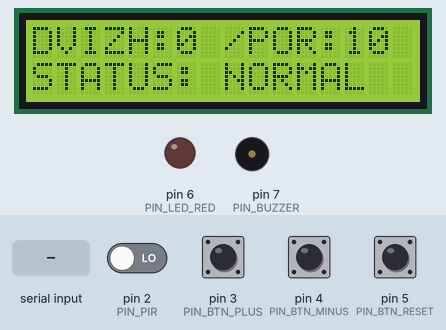
Recording of a sketch running on a simulated Arduino Uno, built with avr-gcc and run on an emulated ATmega328P. Parts: 16×2 character LCD, output pins drawn as LEDs (lit = HIGH), buzzer (waves = sounding). Inputs (shaded band) come from the test bench; at power-on: pin 3 (PIN_BTN_PLUS), pin 4 (PIN_BTN_MINUS), pin 5 (PIN_BTN_RESET) HIGH, pin 2 (PIN_PIR) LOW. What the sketch prints to the serial monitor is not drawn.

Above: at 2.5 s.
2.6 s: "SET:90\n" received over Serial
At 3.8 s:
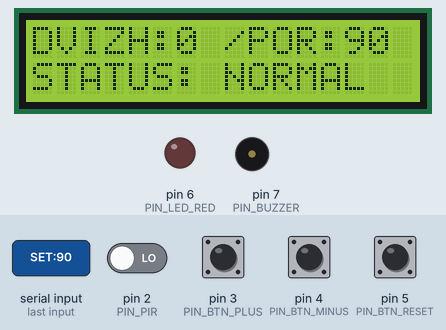
4.1 s: pin 2 (PIN_PIR) driven HIGH
At 5.1 s:
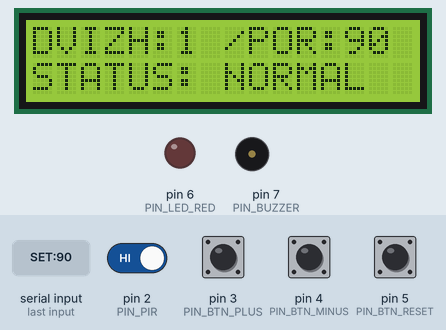
5.6 s: pin 3 (PIN_BTN_PLUS) pulled LOW for 0.15 s
At 6.3 s:
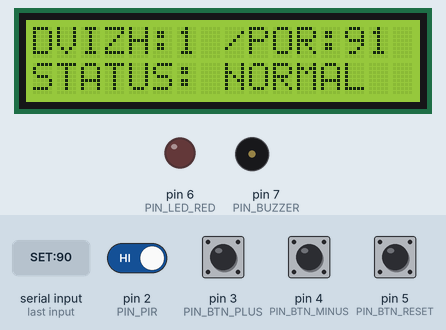
7.2 s: pin 5 (PIN_BTN_RESET) pulled LOW for 0.15 s
At 7.6 s:
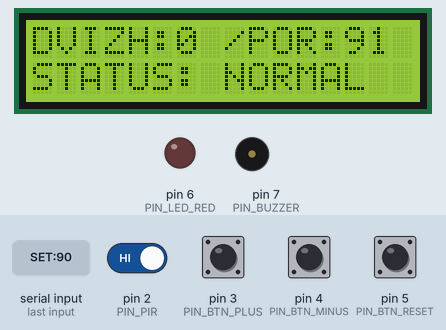
8.8 s: pin 3 (PIN_BTN_PLUS) pulled LOW for 1 s
At 10.0 s:
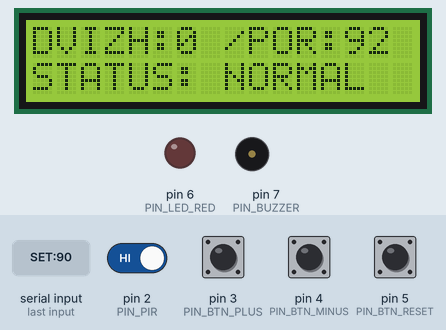
Timing chart, 0 to 11.8 s (numbered marks = the images above; inputs shaded):
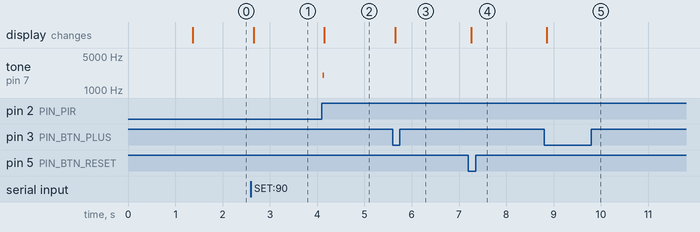

The sketch:

Project4_MotionCounter.ino
```cpp
#include <Wire.h>
#include <LiquidCrystal_I2C.h>

// ========================================================
// Проект 4: Счётчик движений с настраиваемым порогом
// Курсовой проект для специальности 09.02.01 (Wokwi Backend)
// ========================================================

LiquidCrystal_I2C lcd(0x27, 16, 2);

// Назначение пинов
const int PIN_PIR        = 2; // PIR датчик движения (OUT)
const int PIN_BTN_PLUS   = 3; // Кнопка [+] (Увеличить порог)
const int PIN_BTN_MINUS  = 4; // Кнопка [-] (Уменьшить порог)
const int PIN_BTN_RESET  = 5; // Кнопка [Сброс счетчика]
const int PIN_LED_RED    = 6; // Красный светодиод (Превышение)
const int PIN_BUZZER     = 7; // Пьезо-зуммер (Тревога)

// Переменные логики
int motionCount = 0;          // Текущее число движений
int threshold   = 10;         // Порог по умолчанию (10)
bool lastPirState = LOW;

// Таймеры
unsigned long lastSerialSend = 0;
unsigned long lastBtnCheck   = 0;
unsigned long lastLcdUpdate  = 0;
unsigned long lastAlarmBeep  = 0;

// Подавление дребезга кнопок
bool lastPlusState  = HIGH;
bool lastMinusState = HIGH;
bool lastResetState = HIGH;

void updateLcd();

void setup() {
  Serial.begin(9600);

  pinMode(PIN_PIR, INPUT);
  pinMode(PIN_BTN_PLUS,  INPUT_PULLUP);
  pinMode(PIN_BTN_MINUS, INPUT_PULLUP);
  pinMode(PIN_BTN_RESET, INPUT_PULLUP);

  pinMode(PIN_LED_RED, OUTPUT);
  pinMode(PIN_BUZZER,  OUTPUT);
  digitalWrite(PIN_LED_RED, LOW);
  noTone(PIN_BUZZER);

  lcd.init();
  lcd.backlight();
  lcd.clear();
  lcd.setCursor(0, 0);
  lcd.print("PIR COUNTER v1.0");
  lcd.setCursor(0, 1);
  lcd.print("WARMING SENSOR..");
  delay(1200);
  lcd.clear();

  updateLcd();
}

void loop() {
  unsigned long now = millis();

  // 1. Опрос кнопок управления
  handleButtons(now);

  // 2. Детекция движения с PIR датчика (отслеживаем фронт LOW -> HIGH)
  bool currentPir = digitalRead(PIN_PIR);
  if (currentPir == HIGH && lastPirState == LOW) {
    motionCount++;
    tone(PIN_BUZZER, 2000, 30); // Короткий щелчок подтверждения
    updateLcd();
  }
  lastPirState = currentPir;

  // 3. Проверка превышения порога
  bool isAlarm = (motionCount > threshold);
  if (isAlarm) {
    digitalWrite(PIN_LED_RED, HIGH);
    // Частый прерывистый писк
    if (now - lastAlarmBeep >= 300) {
      lastAlarmBeep = now;
      tone(PIN_BUZZER, 1600, 100);
    }
  } else {
    digitalWrite(PIN_LED_RED, LOW);
  }

  // 4. Периодическое обновление LCD
  if (now - lastLcdUpdate >= 250) {
    lastLcdUpdate = now;
    updateLcd();
  }

  // 5. Отправка данных в COM-порт (раз в 1 секунду)
  if (now - lastSerialSend >= 1000) {
    lastSerialSend = now;
    // Формат для Java: COUNT:5;LIMIT:10;STATUS:NORMAL
    Serial.print("COUNT:");
    Serial.print(motionCount);
    Serial.print(";LIMIT:");
    Serial.print(threshold);
    Serial.print(";STATUS:");
    Serial.println(isAlarm ? "ALERT" : "NORMAL");
  }

  // 6. Прием команд управления от Java приложения
  if (Serial.available() > 0) {
    String cmd = Serial.readStringUntil('\n');
    cmd.trim();
    if (cmd == "RESET" || cmd == "CMD:RESET") {
      motionCount = 0;
      updateLcd();
      Serial.println("ACK:COUNT_RESET");
    } else if (cmd.startsWith("SET:")) {
      int newThreshold = cmd.substring(4).toInt();
      if (newThreshold > 0 && newThreshold <= 999) {
        threshold = newThreshold;
        updateLcd();
        Serial.print("ACK:THRESHOLD_SET=");
        Serial.println(threshold);
      }
    } else if (cmd == "STATUS") {
      Serial.print("COUNT:");
      Serial.print(motionCount);
      Serial.print(";LIMIT:");
      Serial.print(threshold);
      Serial.print(";STATUS:");
      Serial.println(isAlarm ? "ALERT" : "NORMAL");
    }
  }
}

void handleButtons(unsigned long now) {
  if (now - lastBtnCheck < 50) return;
  lastBtnCheck = now;

  bool btnPlus  = digitalRead(PIN_BTN_PLUS);
  bool btnMinus = digitalRead(PIN_BTN_MINUS);
  bool btnReset = digitalRead(PIN_BTN_RESET);

  // Кнопка [+]
  if (btnPlus == LOW && lastPlusState == HIGH) {
    threshold++;
    if (threshold > 999) threshold = 999;
    updateLcd();
  }
  lastPlusState = btnPlus;

  // Кнопка [-]
  if (btnMinus == LOW && lastMinusState == HIGH) {
    threshold--;
    if (threshold < 1) threshold = 1;
    updateLcd();
  }
  lastMinusState = btnMinus;

  // Кнопка [Сброс]
  if (btnReset == LOW && lastResetState == HIGH) {
    motionCount = 0;
    updateLcd();
  }
  lastResetState = btnReset;
}

void updateLcd() {
  lcd.setCursor(0, 0);
  lcd.print("DVIZH:");
  lcd.print(motionCount);
  lcd.print(" /POR:");
  lcd.print(threshold);
  lcd.print("    ");

  lcd.setCursor(0, 1);
  if (motionCount > threshold) {
    lcd.print("! LIMIT EXCEED !");
  } else {
    lcd.print("STATUS: NORMAL  ");
  }
}
```

Measured:
- after the input at 2.6 s, the display: changes after 0.05 s (image 1)
- after the input at 4.1 s, tone on pin 7 (PIN_BUZZER): silent → 2000 Hz at once, → silent 0.03 s later; the display: changes after 0.05 s (image 2)
- after the input at 5.6 s, the display: changes after 0.05 s (image 3)
- after the input at 7.2 s, the display: changes after 0.06 s (image 4)
- after the input at 8.8 s, the display: changes after 0.06 s (image 5)
